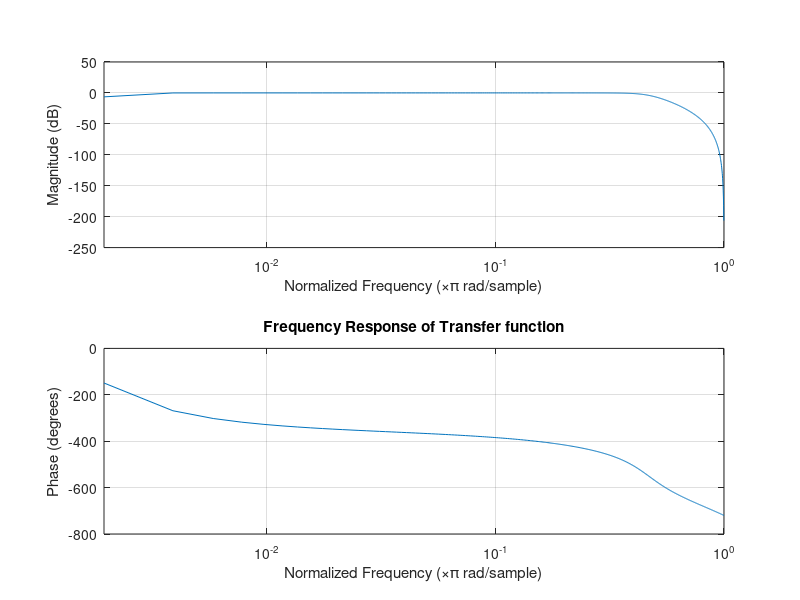

Write the MATLAB code that produced this figure.
clear
Nr = 44100/2;

cl = 50/Nr;
ch = 10000/Nr;

[b,a] = butter(4,[cl, ch],'bandpass');
freqz(b,a);
set(findall(gcf, 'Type', 'axes'), 'Xscale', 'log');
title("Frequency Response of Transfer function");